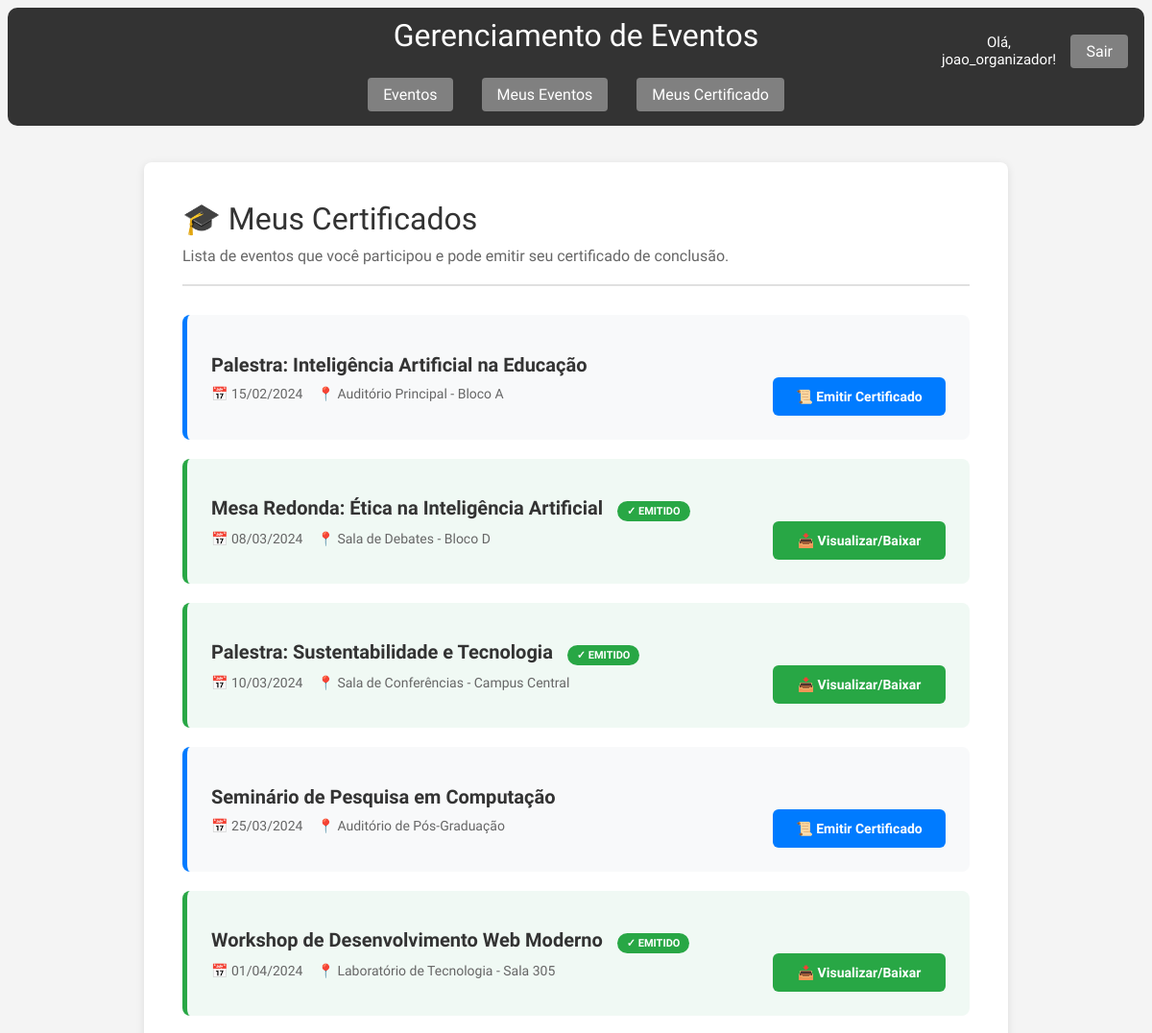
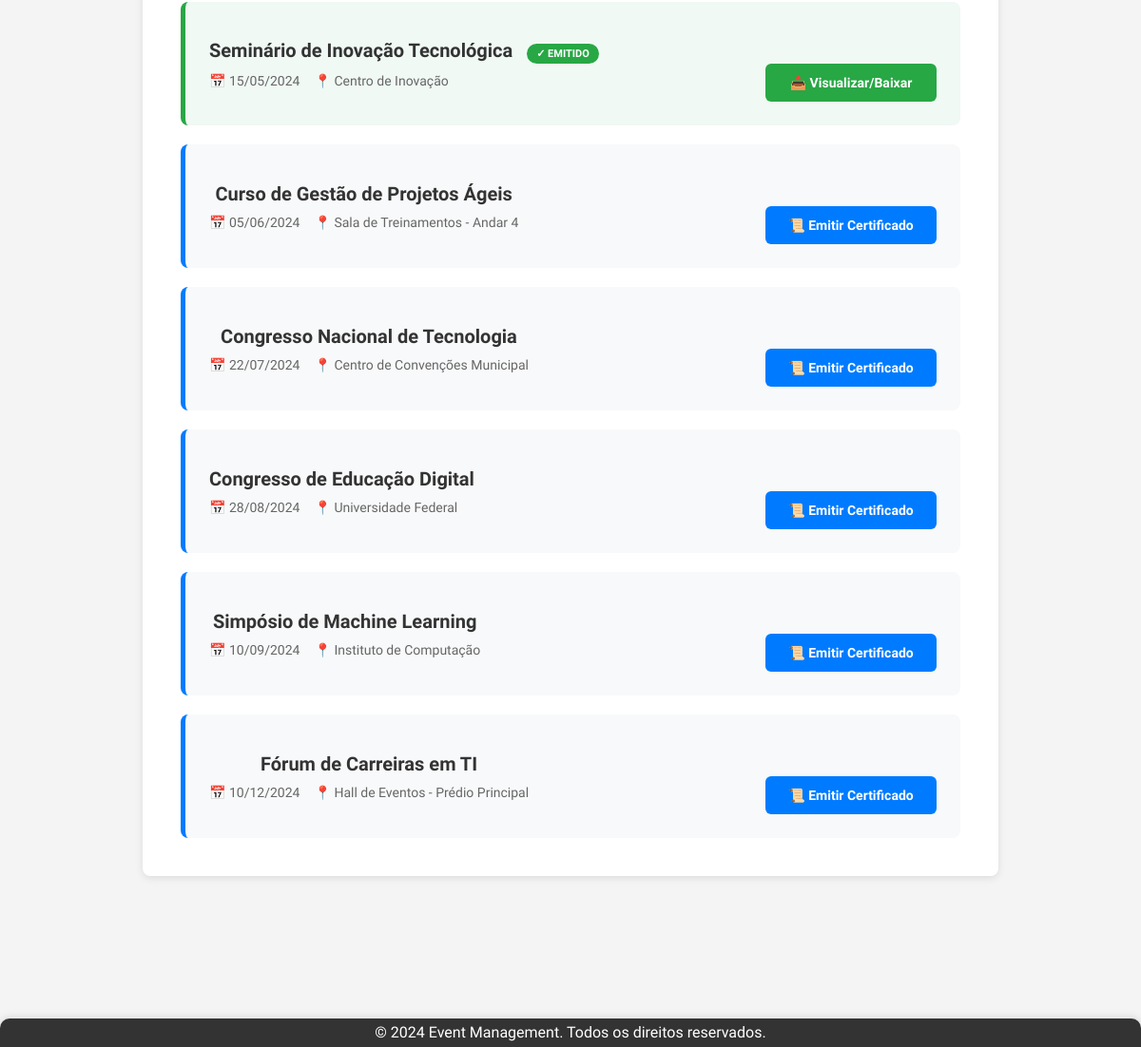
Page /certificates/ (signed in) on the earlier database version (2 pictures, top to bottom).
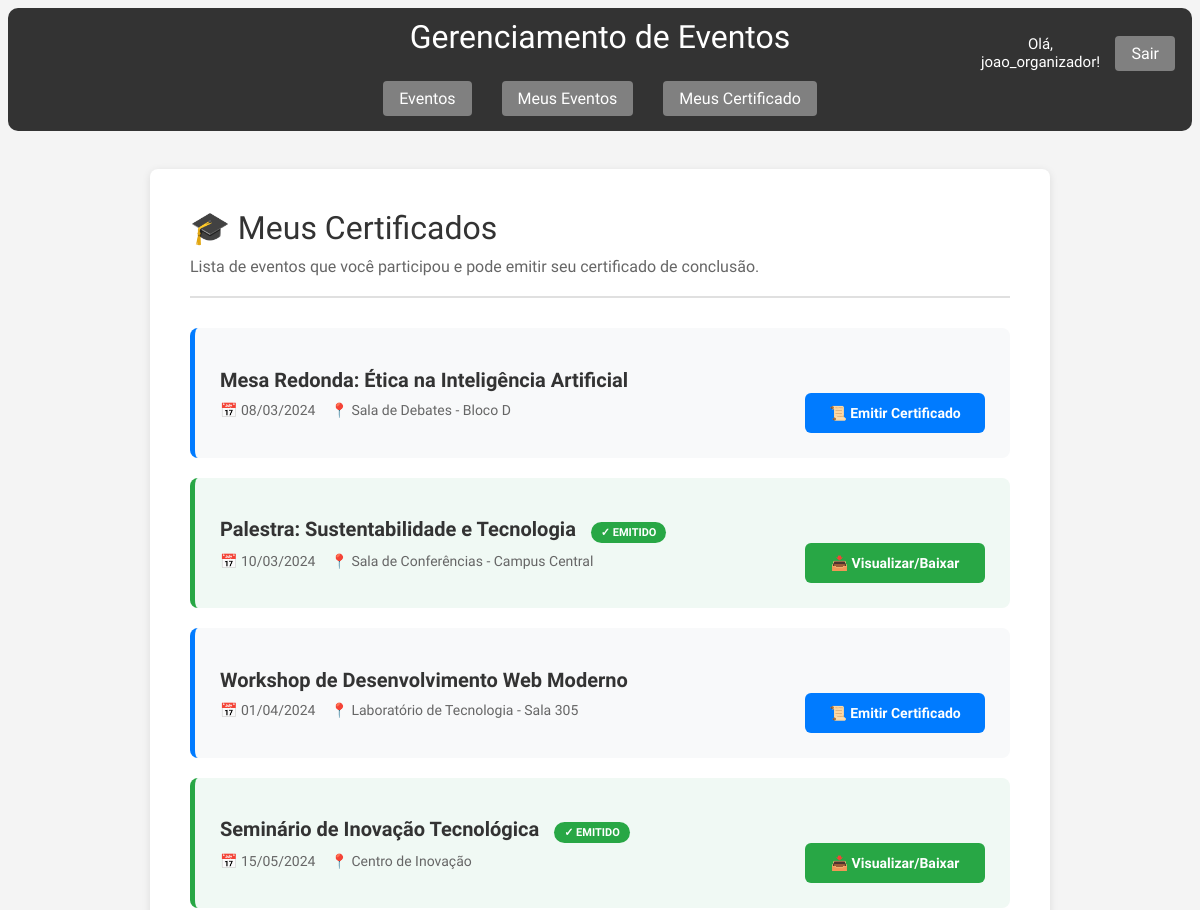
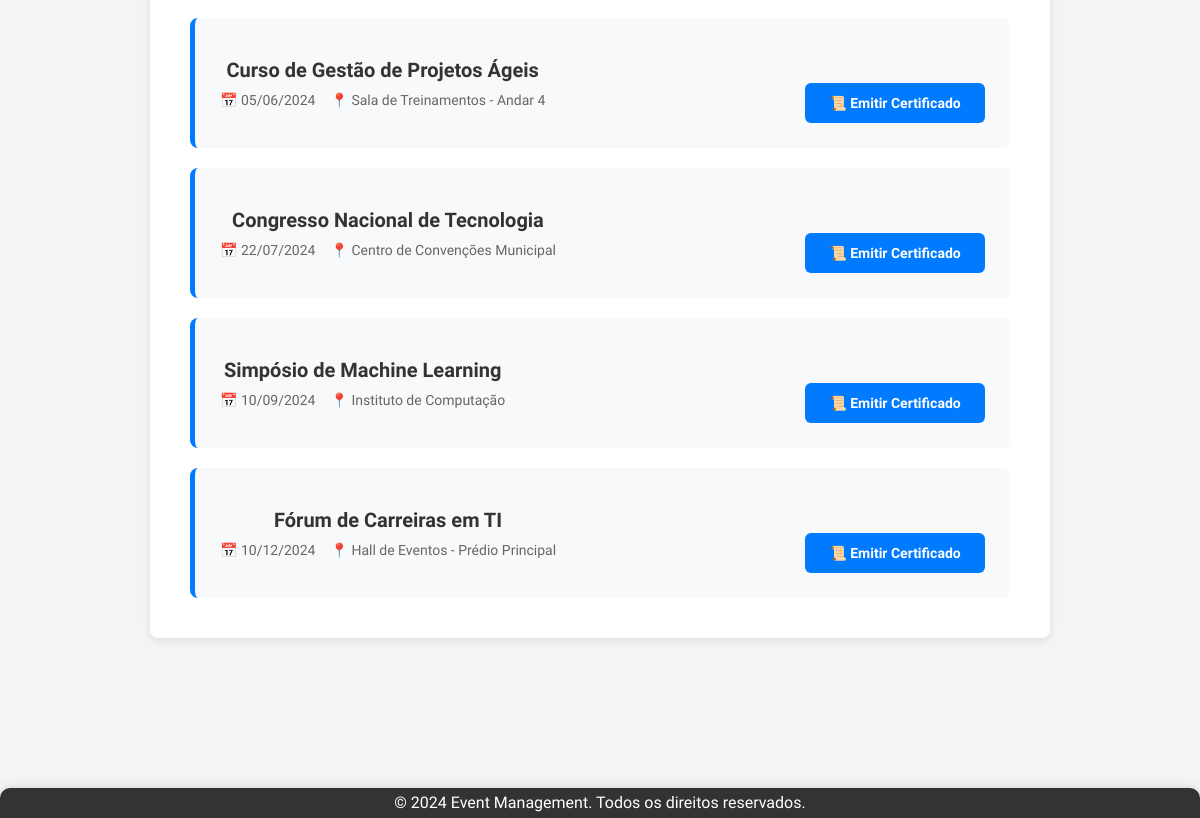
Same page on the later database version (2 pictures, top to bottom).
### app/models.py (models this page shows, shortened)
class Event(models.Model):
    event_type_choices = [
        ('Palestra', 'Palestra'),
        ('Workshop', 'Workshop'),
        ('Seminário', 'Seminário'),
        ('Curso', 'Curso'),
        ('Congresso', 'Congresso'),
        ('Simpósio', 'Simpósio'),
        ('Fórum', 'Fórum'),
        ('Mesa Redonda', 'Mesa Redonda'),
    ]
    title = models.CharField(max_length=200, verbose_name="Título")
    description = models.TextField(verbose_name="Descrição")
    image = models.ImageField(
        upload_to='eventos/',
        verbose_name='Imagem do Evento',
        null=True,
        blank=True
    )
    initial_date = models.DateField(default= '9999-12-31', verbose_name="Data de Início")
    final_date = models.DateField(default='9999-12-31', verbose_name="Data Final")
    location = models.CharField(max_length=200, verbose_name="Local")
    max_capacity = models.IntegerField(verbose_name="Capacidade Máxima")
    creator = models.ForeignKey(
        settings.AUTH_USER_MODEL,
        on_delete=models.CASCADE,
        related_name='created_events',
        null=True,
        blank=True,
        verbose_name="Criador"
    )
    event_type = models.CharField(max_length=20, choices=event_type_choices, default='Palestra', verbose_name="Tipo de Evento")
    event_start = models.TimeField(null=False, blank=True, verbose_name="Horario de Início")
    event_end = models.TimeField(null=False, blank=True, verbose_name="Horario de Término")
    participants = models.ManyToManyField(
        settings.AUTH_USER_MODEL,
        through='EventParticipant',
        through_fields=('event', 'participant'),
        related_name='attended_events',
        blank=True,
        verbose_name="Participantes"
    )
    class Meta:
        db_table = 'event'
        ordering = ['initial_date']
        verbose_name = 'Evento' # Português
        verbose_name_plural = 'Eventos' # Português

### app/views.py (the view)
# urls.py: path('certificates/', views.certificate_list, name='certificate_list'),
@login_required
def certificate_list(request):
    user = request.user
    participated_events = user.attended_events.all()
    events_data = []
    for event in participated_events:
        certificate_status = Certificate.objects.filter(event=event, participant=user).exists()
        event_data = event
        event_data.certificate_issued = certificate_status
        events_data.append(event_data)
    context = {
        'events_with_certificates': events_data,
        'participant': user
    }
    return render(request, 'certificate_list.html', context)

### app/templates/certificate_list.html (shortened to what this page needs)
{% extends 'base.html' %}
{% block content %}
    <div class="certificates-container">
        <h1>🎓 Meus Certificados</h1>
        <p class="certificates-intro">
            Lista de eventos que você participou e pode emitir seu certificado de conclusão.
        </p>
        <div class="certificates-list">
            {% if events_with_certificates %}
                {% for event in events_with_certificates %}
                    <div class="certificate-card {% if event.certificate_issued %}issued{% endif %}">
                        <div class="certificate-info">
                            <h5>
                                {{ event.title }}
                                {% if event.certificate_issued %}
                                    <span class="certificate-badge">✓ Emitido</span>
                                {% endif %}
                            </h5>
                            <div class="certificate-meta">
                                <span>📅 {{ event.initial_date|date:"d/m/Y" }}</span>
                                <span>📍 {{ event.location|default:"Local não informado" }}</span>
                            </div>
                        </div>
                        <div class="certificate-actions">
                            {% if event.certificate_issued %}
                                <a href="{% url 'issue_certificate' event.id %}" class="btn-certificate btn-download">
                                    📥 Visualizar/Baixar
                                </a>
                            {% else %}
                                <a href="{% url 'issue_certificate' event.id %}" class="btn-certificate btn-issue">
                                    📜 Emitir Certificado
                                </a>
                            {% endif %}
                        </div>
                    </div>
                {% endfor %}
            {% endif %}
        </div>
    </div>
{% endblock %}

Differences in the rows shown:
no longer on this page (row edited): Event: title "Palestra: Inteligência Artificial na Educação", initial_date "15/02/2024", location "Auditório Principal - Bloco A", shows "📜 Emitir Certificado"
no longer on this page (row edited): Event: title "Seminário de Pesquisa em Computação", initial_date "25/03/2024", location "Auditório de Pós-Graduação", shows "📜 Emitir Certificado"
no longer on this page (row edited): Event: title "Congresso de Educação Digital", initial_date "28/08/2024", location "Universidade Federal", shows "📜 Emitir Certificado"
changed Event "Mesa Redonda: Ética na Inteligência Artificial": text "✓ EMITIDO 📥 Visualizar/Baixar" → "📜 Emitir Certificado"
changed Event "Workshop de Desenvolvimento Web Moderno": text "✓ EMITIDO 📥 Visualizar/Baixar" → "📜 Emitir Certificado"
